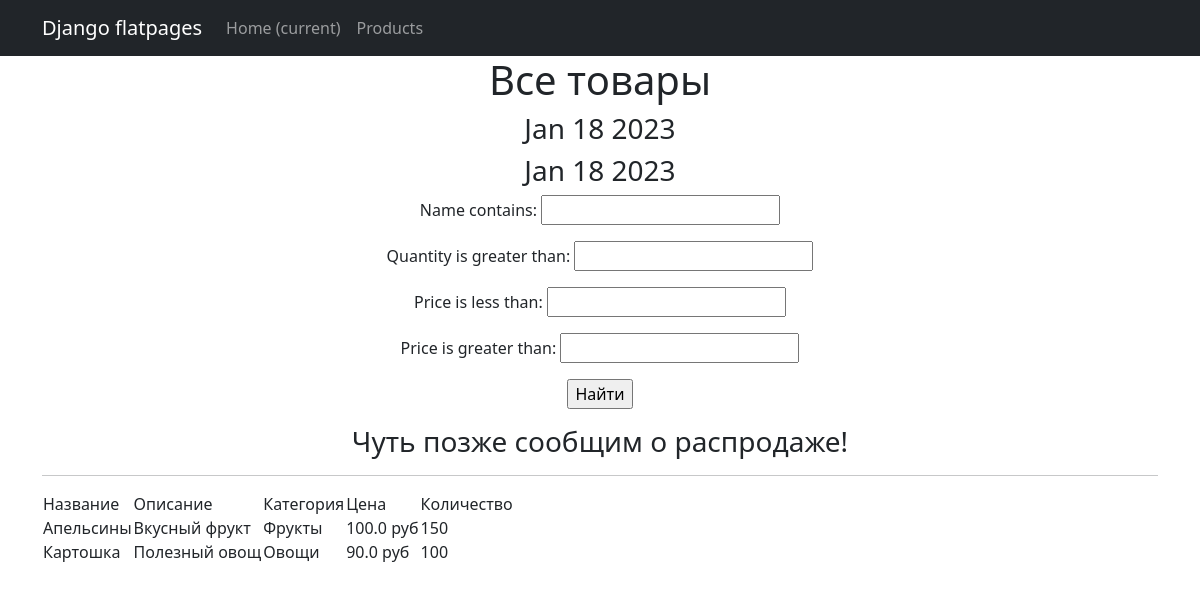
Screenshot of /products/ with the database file from the repository.
### simpleapp/models.py (models this page shows, shortened)
class Product(models.Model):
    name = models.CharField(
        max_length=50,
        unique=True, # названия товаров не должны повторяться
    )
    description = models.TextField()
    quantity = models.IntegerField(
        validators=[MinValueValidator(0)],
    )
    category = models.ForeignKey(
        to='Category',
        on_delete=models.CASCADE,
        related_name='products', # все продукты в категории будут доступны через поле products
    )
    price = models.FloatField(
        validators=[MinValueValidator(0.0)],
    )

class Category(models.Model):
    name = models.CharField(max_length=100, unique=True)

### simpleapp/views.py (the view)
# urls.py: path('', ProductsList.as_view()),
class ProductsList(ListView):
    model = Product
    ordering = 'name'
    template_name = 'products.html'
    context_object_name = 'products'
    def get_queryset(self):
        queryset = super().get_queryset()
        self.filterset = ProductFilter(self.request.GET, queryset)
        return self.filterset.qs
    def get_context_data(self, **kwargs):
        context = super().get_context_data(**kwargs)
        context['time_now'] = datetime.utcnow()
        context['next_sale'] = None
        context['filterset'] = self.filterset
        return context

### simpleapp/templatetags/custom_filters.py (called while the page is built)
@register.filter()
def currency(value, code='rub'):
   postfix = CURRENCIES_SYMBOLS[code]
   return f'{value} {postfix}'

@register.simple_tag()
def current_time(format_string='%b %d %Y'):
   return datetime.utcnow().strftime(format_string)

### templates/products.html (shortened to what this page needs)
{% extends 'flatpages/default.html' %}
{% load custom_filters %}
{% block content %}
   <h1>Все товары</h1>
   <h3>{{ time_now|date:'M d Y' }}</h3>
    <h3>{% current_time '%b %d %Y' %}</h3>
   <form action="" method="get">
       {{ filterset.form.as_p }}
       <input type="submit" value="Найти" />
   </form>
   <h3> {{ next_sale|default_if_none:"Чуть позже сообщим о распродаже!" }} </h3>
   <hr>
   {% if products %}
       <table>
           <tr>
               <td>Название</td>
               <td>Описание</td>
               <td>Категория</td>
               <td>Цена</td>
               <td>Количество</td>
           </tr>
           {% for product in products %}
           <tr>
               <td>{{ product.name }}</td>
               <td>{{ product.description|truncatewords:2 }}</td>
               <td>{{ product.category.name }}</td>
               <td>{{ product.price|currency }}</td>
               <td>{{ product.quantity }}</td>
           </tr>
           {% endfor %}
       </table>
   {% else %}
       <h2>Товаров нет!</h2>
   {% endif %}
{% endblock content %}

### templates/flatpages/default.html (shortened to what this page needs)
{% load static %}
<html lang="en">
    <head>
        <link href="{% static 'css/styles.css' %}" rel="stylesheet"/>
    </head>
    <body>
        <nav class="navbar navbar-expand-lg navbar-dark bg-dark static-top">
           <div class="container">
               <a class="navbar-brand" href="#">Django flatpages</a>
               <div class="collapse navbar-collapse" id="navbarResponsive">
                   <ul class="navbar-nav ml-auto">
                       <li class="nav-item active">
                           <a class="nav-link" href="#">Home
                               <span class="sr-only">(current)</span>
                           </a>
                       </li>
                       <li class="nav-item">
                           <a class="nav-link" href="/products/">Products</a>
                       </li>
                   </ul>
               </div>
           </div>
        </nav>
        <div class="container">
           <div class="row">
               <div class="col-lg-12 text-center">
                   {% block content %}{% endblock content %}
               </div>
           </div>
        </div>
    </body>
</html>

### rows the page displays
Product: name "Апельсины", description "Вкусный фрукт", category.name "Фрукты", price "100.0 руб", quantity "150"
Product: name "Картошка", description "Полезный овощ", category.name "Овощи", price "90.0 руб", quantity "100"

### other values shown
{{ time_now|date:'M d Y' }} "Jan 18 2023"
{{ next_sale|default_if_none:"Чуть позже сообщим о распродаже!" }} "Чуть позже сообщим о распродаже!"
